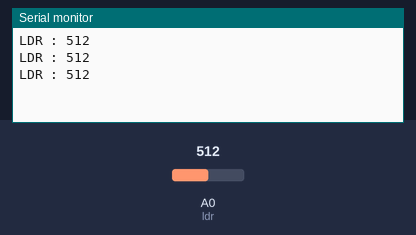
A sketch run on a simulated Arduino Uno, built with avr-gcc and run on an emulated ATmega328P. Parts: the last lines printed to the serial monitor. Inputs (shaded band) come from the test bench; at power-on: A0 (ldr) = 512.

Above: at 1.3 s.
1.4 s: A0 (ldr) set to 716
At 1.9 s:
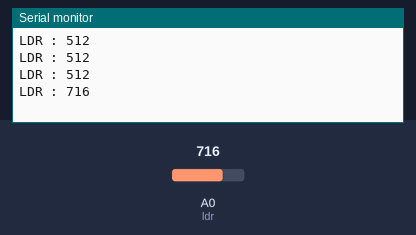
2.9 s: A0 (ldr) set to 900
At 3.4 s:
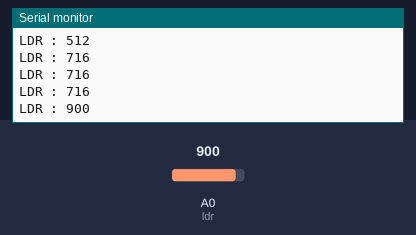
Timing chart, 0 to 5.9 s (numbered marks = the images above; inputs shaded):
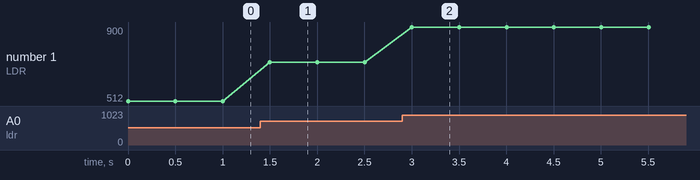

The sketch:

18_LDR.ino
```cpp
int ldr = A0;
void setup() {
  Serial.begin(9600);
  pinMode(ldr,INPUT);
}

void loop() {
  int val = analogRead(ldr);
  Serial.print("LDR : ");
  Serial.println(val);
  delay(500);

}
```

Measured:
- after the input at 1.4 s, the serial monitor: prints a new line after 0.10 s (image 1)
- after the input at 2.9 s, the serial monitor: prints a new line after 0.10 s (image 2)
- plotted number 1: 512 → 716 after the input at 1.4 s, 716 → 900 after the input at 2.9 s
